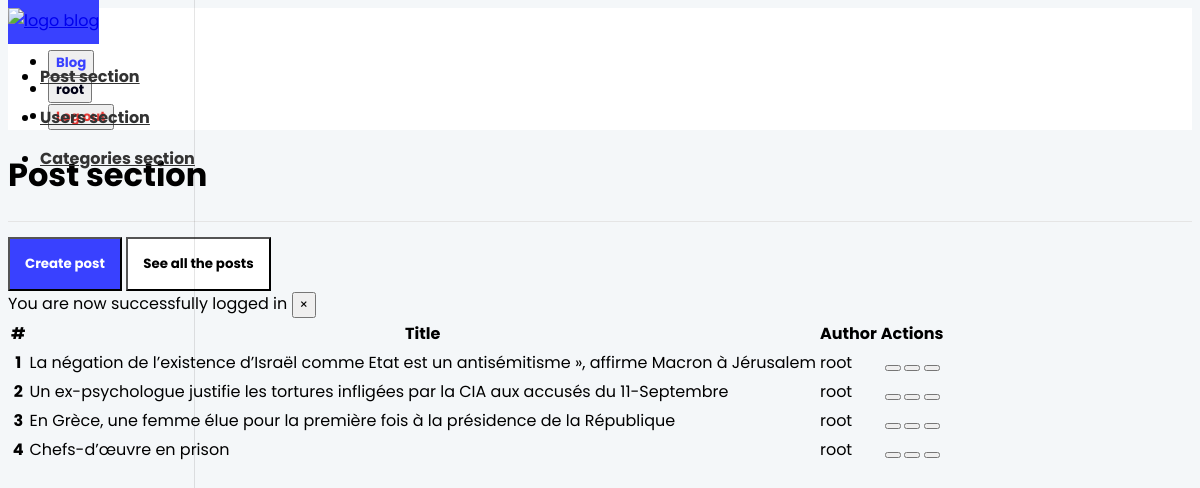
The page /app/admin/posts/posts.php (signed in) on the database its author committed.
### tables this page shows
CREATE TABLE `posts` (
  `id` int(11) NOT NULL,
  `user_id` int(11) NOT NULL,
  `categorie_id` int(11) DEFAULT NULL,
  `body` text NOT NULL,
  `image` varchar(255) NOT NULL,
  `title` varchar(255) NOT NULL,
  `published` tinyint(4) NOT NULL,
  `created_at` timestamp NOT NULL DEFAULT current_timestamp()
);

CREATE TABLE `users` (
  `id` int(11) NOT NULL,
  `admin` tinyint(1) NOT NULL,
  `user_name` varchar(255) NOT NULL,
  `email` varchar(255) NOT NULL,
  `password` varchar(255) NOT NULL,
  `created_at` timestamp NOT NULL DEFAULT current_timestamp()
);

### app/db/database.php (called while the page is built, shortened)
<?php
require("connect.php");
function execQuery($sql, $data)
{
    global $conn;
    $fetcher = $conn->prepare($sql);
    $values  = array_values($data);
    $types   = str_repeat("s", count($values));
    $fetcher->bind_param($types, ...$values);
    $fetcher->execute();
    return $fetcher;
}
function getPublishedUser()
{
    $sql = "SELECT p.*, u.user_name FROM posts AS p JOIN users AS u ON p.user_id=u.id WHERE p.published = ?";
    $fetcher = execQuery($sql, ["published" => 1]);
    $payload = $fetcher->get_result()->fetch_all(MYSQLI_ASSOC);
    return $payload;
}

### app/admin/posts/posts.php (the view, shortened to what this page needs)
<?php
    $posts = getPublishedUser();
?>
<!DOCTYPE html>
<html lang="en">
<head>
    <link rel="stylesheet" href="https://unpkg.com/bootstrap-material-design@4.1.1/dist/css/bootstrap-material-design.min.css" />
    <link rel="stylesheet" href="https://unicons.iconscout.com/release/v2.0.1/css/unicons.css" />
    <link href="../../../assets/dashboard.css" rel="stylesheet" />
</head>
<body>
    <?php include(ROOT_PATH . "/app/components/navbar_dashboard.php") ?>
    <div class="container-fluid">
        <div class="row">
            <main role="main" class="col-md-9 ml-sm-auto col-lg-10 pt-3 px-4">
                <div class="d-flex justify-content-between flex-wrap flex-md-nowrap align-items-center pb-2 mb-3 border-bottom">
                    <h1 style="font-weight: bold">Post section</h1>
                </div>
                <a href="<?php echo BASE_URL . "app/admin/posts/create_posts.php" ?>" style="text-decoration: none">
                    <button class="btn mr-2" style="background-color: #3941FF; color: white; padding: 15px; font-weight: bold; margin-top: 15px">
                        Create post
                    </button>
                </a>
                <a href="<?php echo BASE_URL . "app/admin/posts/posts.php" ?>" style="text-decoration: none">
                    <button class="btn" style="background-color: white; color: black; padding: 15px; font-weight: bold; margin-top: 15px">
                        See all the posts
                    </button>
                </a>
                <?php include(ROOT_PATH . "/app/components/message_handler.php") ?>
                <div class="mt-5">
                    <table class="table table-borderless">
                        <thead>
                            <tr>
                                <th scope="col">#</th>
                                <th scope="col">Title</th>
                                <th scope="col">Author</th>
                                <th scope="col">Actions</th>
                            </tr>
                        </thead>
                        <tbody>
                            <?php foreach ($posts as $key => $post): ?>
                            <tr>
                                <th scope="row"><?php echo $key + 1; ?></th>
                                <td><?php echo $post["title"]; ?></td>
                                <td><?php echo $post["user_name"]; ?></td>
                                <th>
                                    <button type="button" class="btn btn-secondary" data-toggle="tooltip" data-placement="top" title="Edit">
                                    </button>
                                    <button type="button" class="btn btn-secondary" data-toggle="tooltip" data-placement="top" title="Delete">
                                    </button>
                                    <?php if($post["published"]) : ?>
                                    <a href="edit_posts.php?published=0&p_id=<?php echo $post["id"] ?>">
                                        <button type="button" class="btn btn-secondary" data-toggle="tooltip" data-placement="top" title="Unpublish">
                                        </button>
                                    </a>
                                    <?php endif; ?>
                                </th>
                            </tr>
                            <?php endforeach; ?>
                        </tbody>
                    </table>
                </div>
            </main>
        </div>
    </div>
</body>
</html>

### assets/dashboard.css (style rules this page uses)
* { font-family: "Poppins", sans-serif !important; }
body { background-color: #f4f7f9 !important; }
.border-bottom { border-bottom: 1px solid #e5e5e5; }

### rows shown on the page
posts: title "La négation de l’existence d’Israël comme Etat est un antisémitisme », affirme Macron à Jérusalem", user.user_name "root"
posts: title "Un ex-psychologue justifie les tortures infligées par la CIA aux accusés du 11-Septembre", user.user_name "root"
posts: title "En Grèce, une femme élue pour la première fois à la présidence de la République", user.user_name "root"
posts: title "Chefs-d’œuvre en prison", user.user_name "root"

### other values the page prints
$_SESSION['user_name'] "root"
$_SESSION["message"] "You are now successfully logged in"
